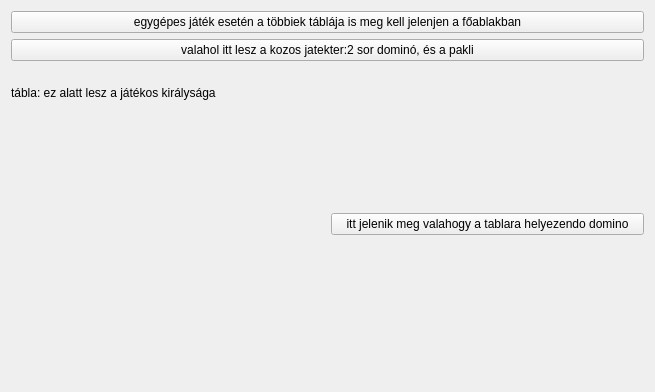
<?xml version="1.0" encoding="UTF-8"?>
<ui version="4.0">
 <class>Widget</class>
 <widget class="QWidget" name="Widget">
  <property name="geometry">
   <rect>
    <x>0</x>
    <y>0</y>
    <width>655</width>
    <height>392</height>
   </rect>
  </property>
  <property name="mouseTracking">
   <bool>true</bool>
  </property>
  <property name="windowTitle">
   <string>Widget</string>
  </property>
  <layout class="QGridLayout" name="mainLayout">
   <item row="0" column="0">
    <widget class="QPushButton" name="pushButton_3">
     <property name="text">
      <string>egygépes játék esetén a többiek táblája is meg kell jelenjen a főablakban</string>
     </property>
    </widget>
   </item>
   <item row="1" column="0">
    <widget class="QPushButton" name="pushButton_2">
     <property name="text">
      <string>valahol itt lesz a kozos jatekter:2 sor dominó, és a pakli</string>
     </property>
    </widget>
   </item>
   <item row="2" column="0">
    <layout class="QHBoxLayout" name="horizontalLayout">
     <item>
      <layout class="QVBoxLayout" name="verticalLayout" stretch="1,5">
       <item>
        <widget class="QLabel" name="label">
         <property name="text">
          <string>tábla: ez alatt lesz a játékos királysága</string>
         </property>
        </widget>
       </item>
       <item>
        <layout class="QGridLayout" name="tableContainerLaout">
         <property name="sizeConstraint">
          <enum>QLayout::SetMaximumSize</enum>
         </property>
         <item row="0" column="0">
          <widget class="TableWidget" name="table" native="true"/>
         </item>
        </layout>
       </item>
      </layout>
     </item>
     <item>
      <widget class="QPushButton" name="pushButton">
       <property name="text">
        <string>itt jelenik meg valahogy a tablara helyezendo domino</string>
       </property>
      </widget>
     </item>
    </layout>
   </item>
  </layout>
 </widget>
 <layoutdefault spacing="6" margin="11"/>
 <customwidgets>
  <customwidget>
   <class>TableWidget</class>
   <extends>QWidget</extends>
   <header location="global">tablewidget.h</header>
   <container>1</container>
  </customwidget>
 </customwidgets>
 <resources/>
 <connections/>
</ui>
